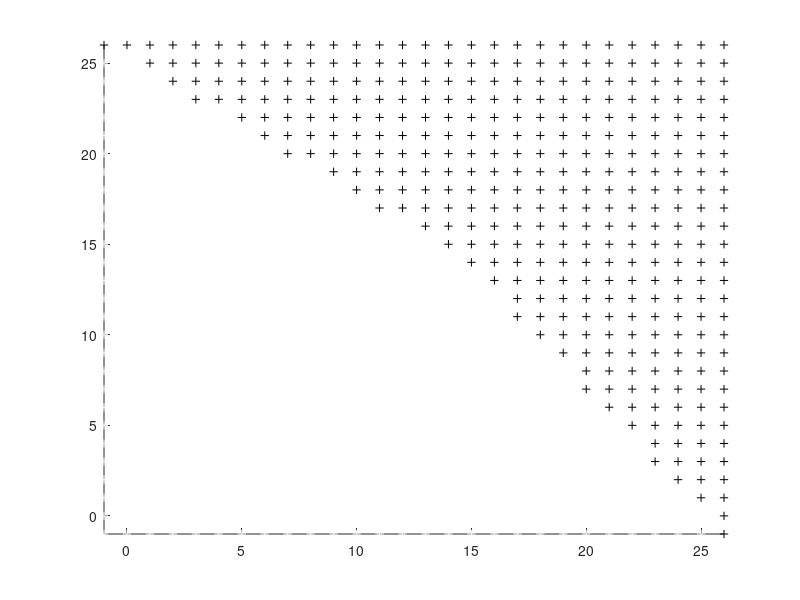

This figure's MATLAB source: (Note: this script raises an error after producing the figure.)

close all

A = [-4000 -3000;
       -60   -80];
b = [-100000 -2000]';
lb = [0 0]';
c = [-7000 -6000];
[x0,x1]=meshgrid(-1:0.1:26,-1:0.1:26);
f = -((7000 - 200.*x0).*x0 + (4000 - 140.*x1).*x1);
hold on
axis ([-1 26 -1 26])
for i=-1:26,
    for j=-1:26,
        if A*[i j]' >= b,
            plot(i,j,'w+');
        else
            plot(i,j,'k+');
        end
    end
end
plotregion(A,b,lb,[],[1 1 1],0)
set(gca,'Color',[0.8 0.8 0.8]);
contour(x0,x1,f,20);
xlabel('x_0 (Apples [tonnes])');
ylabel('x_1 (Bananas [tonnes])');
plot(15.7178,12.3762,'bo')
plot(0,0,'bo')
text(1,1,'z_0')
text(16.2,13,'x^*=(15.7178,12.3762,88676)')
legend('Feasible points')
grid
